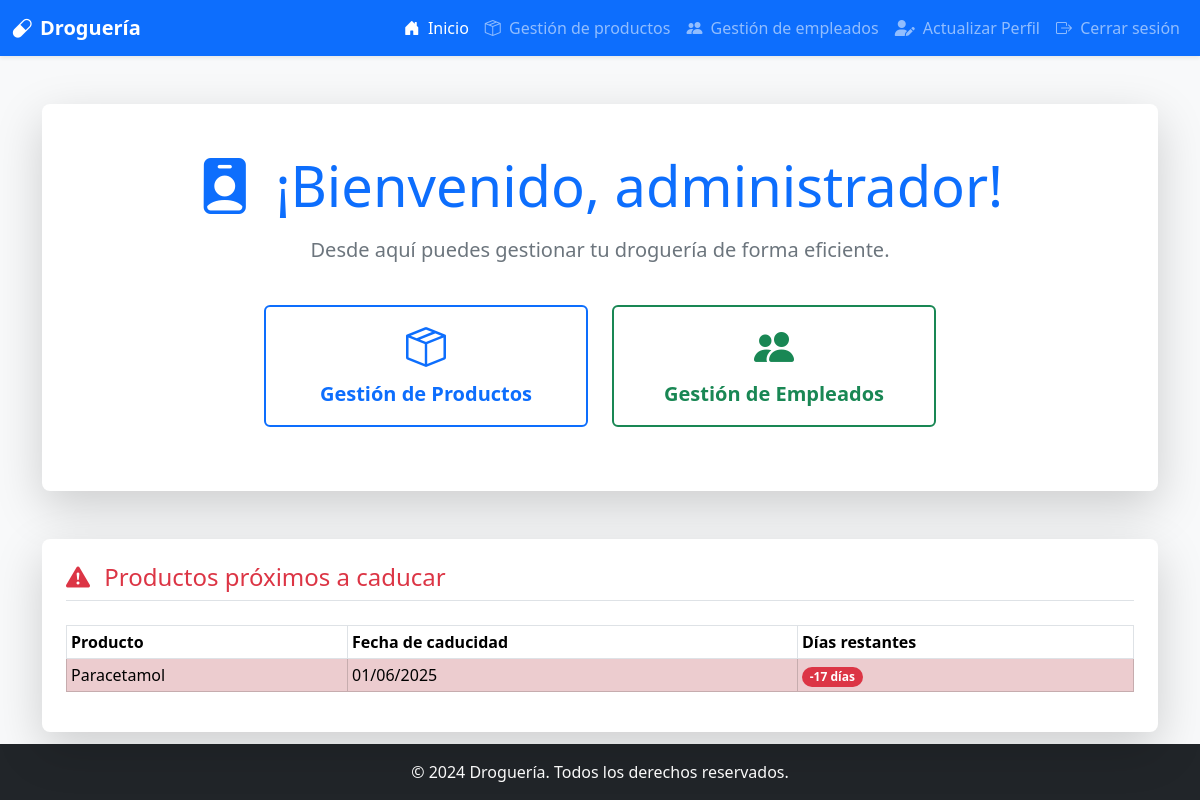
The app's page /adminMain (signed in) with its own data.
### models.py (models this page shows)
class Producto(db.Model):
    __tablename__ = 'productos'
    producto_ID = db.Column(db.Integer, primary_key=True, autoincrement=True)
    categoria_FK = db.Column(db.Integer, db.ForeignKey('categoria.categoria_ID', ondelete='CASCADE'), nullable=False)
    nombre_producto = db.Column(db.String(150), nullable=False)
    cantidad = db.Column(db.Integer, nullable=False)
    precio = db.Column(db.Integer, nullable=False)
    fecha_caducidad = db.Column(db.Date, nullable=False)
    facturas_detalle = db.relationship('FacturaDetalle', backref='producto', cascade='all, delete')
    inventario = db.relationship('Inventario', backref='producto', cascade='all, delete')

### app.py (the view)
@app.route('/adminMain')
@login_required
def adminMain():
    if not current_user.is_authenticated or  db.session.get(Rol, current_user.rol_FK).rol_usuario != "administrador":
        flash ('Acceso no autorizado', 'danger')
        return redirect(url_for('login'))
    fecha_actual = datetime.now().date()
    fecha_limite = fecha_actual + timedelta(days=30)
    productos_proximos_a_caducar = Producto.query.filter(
        Producto.fecha_caducidad <= fecha_limite
    ).order_by(Producto.fecha_caducidad).limit(3).all()
    productos = []
    for producto in productos_proximos_a_caducar:
        dias_restantes = (producto.fecha_caducidad - fecha_actual).days
        productos.append({
            "nombre": producto.nombre_producto,
            "fecha_caducidad": producto.fecha_caducidad,
            "dias_restantes": dias_restantes
        })
    return render_template('adminMain.html', productos=productos)

### app.py (called while the page is built)
@login_manager.user_loader
def load_user(user_id):
    return db.session.get(Usuario, int(user_id))

### templates/adminMain.html (shortened to what this page needs)
<!DOCTYPE html>
<html lang="es">
<head>
    <link href="https://cdn.jsdelivr.net/npm/bootstrap@5.3.2/dist/css/bootstrap.min.css" rel="stylesheet">
    <link href="https://cdn.jsdelivr.net/npm/bootstrap-icons@1.11.1/font/bootstrap-icons.css" rel="stylesheet">
    <link rel="stylesheet" href="https://cdnjs.cloudflare.com/ajax/libs/font-awesome/6.5.2/css/all.min.css">
    <link href="https://cdn.datatables.net/1.13.6/css/dataTables.bootstrap5.min.css" rel="stylesheet">
    </head>
<body class="bg-light d-flex flex-column min-vh-100"> <nav class="navbar navbar-expand-lg navbar-dark bg-primary shadow-sm">
        <div class="container-fluid">
            <a class="navbar-brand d-flex align-items-center" href="{{ url_for('adminMain') }}">
                <i class="bi bi-capsule me-2"></i>
                <span class="fw-bold">Droguería</span>
            </a>
            <div class="collapse navbar-collapse" id="navbarNav">
                <ul class="navbar-nav ms-auto">
                    <li class="nav-item">
                        <a class="nav-link active" aria-current="page" href="{{ url_for('adminMain') }}"><i class="bi bi-house-door-fill me-1"></i> Inicio</a>
                    </li>
                    <li class="nav-item">
                        <a class="nav-link" href="{{ url_for('productosDB') }}"><i class="bi bi-box-seam me-1"></i> Gestión de productos</a>
                    </li>
                    <li class="nav-item">
                        <a class="nav-link" href="{{ url_for('empleadosDB') }}"><i class="bi bi-people-fill me-1"></i> Gestión de empleados</a>
                    </li>
                    <li class="nav-item">
                        <a class="nav-link" href="{{ url_for('update_profile') }}"><i class="fas fa-user-edit me-1"></i> Actualizar Perfil</a>
                    </li>
                    <li class="nav-item">
                        <a class="nav-link" href="{{ url_for('logout') }}"><i class="bi bi-box-arrow-right me-1"></i> Cerrar sesión</a>
                    </li>
                </ul>
            </div>
        </div>
    </nav>
    <main class="flex-grow-1"> <div class="container mt-5">
            <div class="card shadow-lg p-5 rounded-3 border-0 bg-white mb-5">
                <h1 class="display-4 mb-3 text-primary text-center">
                    <i class="bi bi-person-badge-fill me-2"></i> ¡Bienvenido, administrador!
                </h1>
                <p class="lead text-center text-secondary">Desde aquí puedes gestionar tu droguería de forma eficiente.</p>
                <div class="row mt-4 justify-content-center">
                    <div class="col-md-4 col-sm-6 mb-3">
                        <a href="{{ url_for('productosDB') }}" class="btn btn-outline-primary w-100 py-3 d-flex flex-column align-items-center justify-content-center border-2">
                            <i class="bi bi-box-seam display-6 mb-2"></i>
                            <span class="fs-5 fw-bold">Gestión de Productos</span>
                        </a>
                    </div>
                    <div class="col-md-4 col-sm-6 mb-3">
                        <a href="{{ url_for('empleadosDB') }}" class="btn btn-outline-success w-100 py-3 d-flex flex-column align-items-center justify-content-center border-2">
                            <i class="bi bi-people-fill display-6 mb-2"></i>
                            <span class="fs-5 fw-bold">Gestión de Empleados</span>
                        </a>
                    </div>
                    </div>
            </div>
            <div class="card shadow-lg p-4 rounded-3 border-0 bg-white">
                <h4 class="card-title text-danger mb-4 border-bottom pb-2">
                    <i class="bi bi-exclamation-triangle-fill me-2"></i> Productos próximos a caducar
                </h4>
                <div class="table-responsive">
                    <table id="tabla-productos" class="table table-striped table-hover table-bordered table-sm align-middle">
                        <thead class="bg-primary text-white">
                            <tr>
                                <th scope="col">Producto</th>
                                <th scope="col">Fecha de caducidad</th>
                                <th scope="col">Días restantes</th>
                            </tr>
                        </thead>
                        <tbody>
                            {% for producto in productos %}
                            <tr class="{% if producto.dias_restantes <= 7 %}table-danger{% endif %}">
                                <td>{{ producto.nombre }}</td>
                                <td>{{ producto.fecha_caducidad.strftime("%d/%m/%Y") }}</td>
                                <td>
                                    {% if producto.dias_restantes <= 7 %}
                                        <span class="badge bg-danger rounded-pill">{{ producto.dias_restantes }} días</span>
                                    {% else %}
                                        <span class="badge bg-success rounded-pill">{{ producto.dias_restantes }} días</span>
                                    {% endif %}
                                </td>
                            </tr>
                            {% endfor %}
                        </tbody>
                    </table>
                </div>
            </div>
        </div>
    </main>
    <footer class="footer mt-auto py-3 bg-dark text-white">
        <div class="container text-center">
            <span>© 2024 Droguería. Todos los derechos reservados.</span>
        </div>
    </footer>
</body>
</html>

### records on screen
Producto: nombre "Paracetamol", fecha_caducidad "01/06/2025", dias_restantes "-17"
